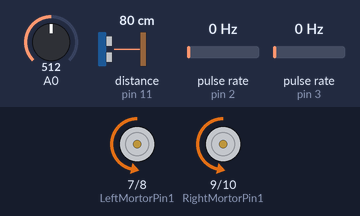
Simulated run of this sketch. Board: Arduino Uno, built with avr-gcc and run on an emulated ATmega328P. Parts: motor-driver pin pairs drawn as motors (green arrow = first pin HIGH = forward, orange = second pin HIGH = backward, longer = more drive, scaled by the enable pin). Wiring (inferred from the names in the program): ultrasonic range finder: trigger pin 4; echo pin 11; 2 × pulse sensor: data pin 2 / data pin 3. Inputs (shaded band) come from the test bench; at power-on: pulse rate (sensors on pin 2, pin 3) 0 Hz, distance to the obstacle (sensor on pin 11) 80 cm, A0 = 512. The echo pulse lasts 58.3 µs per cm.

Above: at 1.2 s.
1.3 s: pulse rate (sensor on pin 2) set to 100 Hz
At 2.8 s:
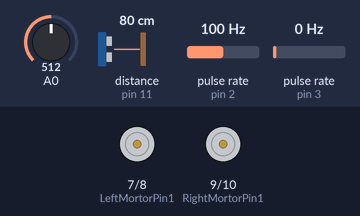
3.2 s: distance to the obstacle (sensor on pin 11) set to 2 cm
4.8 s: pulse rate (sensor on pin 2) set to 4 Hz
At 6.1 s:
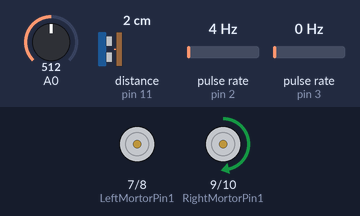
7.1 s: A0 set to 716
At 7.8 s:
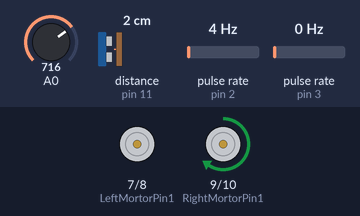
8.6 s: distance to the obstacle (sensor on pin 11) set to 76 cm
10.1 s: distance to the obstacle (sensor on pin 11) set to 82 cm
At 11.6 s:
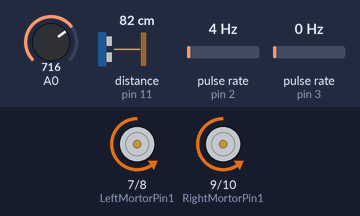
Timing chart, 0 to 12.6 s (numbered marks = the images above; inputs shaded):
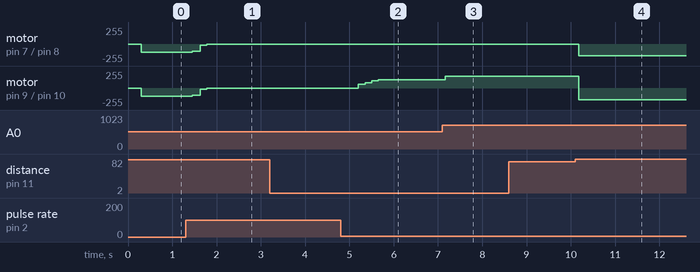

The sketch:

motor-remote-control.ino
```cpp
#include <Arduino_FreeRTOS.h>
#include <PID_v1.h>

#include "semphr.h"

#define LeftMortorPin1 7
#define LeftMortorPin2 8
#define LeftMortorPwmPin 5
#define RightMortorPin1 9
#define RightMortorPin2 10
#define RightMortorPwmPin 6

#define kDistanceNear 60
#define kDistanceFar 80

// attach pins to HC-SR04
#define kRightWheelEncoderPin 2
#define kLeftWheelEncoderPin 3
#define kEchoPin 11
#define kTrigPin 4

#define USE_TIMER_1 true

#include "TimerInterrupt.h"
#define kTimer1IntervalMs 100
// 3.1415926 * 0.065 / 20 // pi * r * 2 / resolution
#define kMeterPerResolution 0.01

enum RemoteControl { kRemoteControlManual = 0, kRemoteControlAuto = 1 };
enum MotorDirection {
  kMotorDirectionBackward = -1,
  kMotorDirectionStop = 0,
  kMotorDirectionForward = 1
};
enum RobotBehavior { kRobotBehaviorGo, kRobotBehaviorDodge };

SemaphoreHandle_t policy_signal;
SemaphoreHandle_t wheel_speed_signal;
SemaphoreHandle_t remote_control_signal;
SemaphoreHandle_t pwm_setup_signal;

volatile enum RobotBehavior behavior_policy = kRobotBehaviorGo;
enum RemoteControl remote_control = kRemoteControlAuto;

enum MotorDirection motor_manual_direction = kMotorDirectionStop;
int motor_pwm = 0;      // Value is set based on potentiometer
int left_motor_pwm = 0; // Values are set based on remote control commands
int right_motor_pwm = 0;
double target_speed = 0.5; //[m/s]

volatile double wheel_speed = 0.0;
volatile double left_wheel_speed = 0.0;
volatile double right_wheel_speed = 0.0;
volatile unsigned long echo_initial_time = 0;
volatile double object_distance = 0.0;
volatile unsigned long right_wheel_encoder_cnt = 0;
volatile unsigned long left_wheel_encoder_cnt = 0;
BaseType_t xHigherPriorityTaskWoken = pdFALSE;

void MotorControl(void *pvParameters);
void CollisionAvoidance(void *pvParameters);
void TaskSerial(void *pvParameters);
void TaskSetPWM(void *pvParameters);

void LeftMotorControl(enum MotorDirection motor_direction, int pwm);
void RightMotorControl(enum MotorDirection motor_direction, int pwm);

#define kMotorControlIntervalMs 150

#define dir(x)                                                                 \
  ((x) < 0 ? kMotorDirectionBackward                                           \
           : ((x) > 0 ? kMotorDirectionForward : kMotorDirectionStop))

// The setup function runs once when you press reset or power the board
void setup() {
  // pin change interrupt (example for D11: kEchoPin)
  // Interrupt Service Routine: ISR(PCINT0_vect) {} // end of PCINT0_vect
  PCMSK0 |= bit(PCINT3); // want pin 11
  PCIFR |= bit(PCIF0);   // clear any outstanding interrupts
  PCICR |= bit(PCIE0);   // enable pin change interrupts for D8 to D13

  policy_signal = xSemaphoreCreateBinary();
  wheel_speed_signal = xSemaphoreCreateBinary();
  remote_control_signal = xSemaphoreCreateBinary();
  pwm_setup_signal = xSemaphoreCreateBinary();

  Serial.begin(9600);

  ITimer1.init();
  if (ITimer1.attachInterruptInterval(kTimer1IntervalMs, HandleTimer)) {
    // Serial.print(F("Starting  ITimer OK, millis() = "));
    // Serial.println(millis());
  }

  pinMode(kEchoPin, INPUT_PULLUP);
  pinMode(kRightWheelEncoderPin, INPUT_PULLUP);
  pinMode(kLeftWheelEncoderPin, INPUT_PULLUP);
  attachInterrupt(digitalPinToInterrupt(kRightWheelEncoderPin),
                  HandleRightWheelEncoder, RISING);
  attachInterrupt(digitalPinToInterrupt(kLeftWheelEncoderPin),
                  HandleLeftWheelEncoder, RISING);

  /* // Now set up two tasks to run independently. */
  xTaskCreate(MotorControl,
              "MortorControl", // A name just for humans
              256, // This stack size can be checked & adjusted by reading the
                   // Stack Highwater
              NULL,
              2, // Priority, with 1 being the highest, and 4 being the lowest.
              NULL);

  // Now set up two tasks to run independently.
  xTaskCreate(CollisionAvoidance,
              "CollisionAvoidance", // A name just for humans
              128, // This stack size can be checked & adjusted by reading the
                   // Stack Highwater
              NULL,
              2, // Priority, with 1 being the highest, and 4 being the lowest.
              NULL);

  xTaskCreate(TaskSerial,
              "Serial", // A name just for humans
              256, // This stack size can be checked & adjusted by reading the
                   // Stack Highwater
              NULL,
              1, // Priority, with 1 being the highest, and 4 being the lowest.
              NULL);

  xTaskCreate(TaskSetPWM,
              "SetPWM", // A name just for humans
              128, // This stack size can be checked & adjusted by reading the
                   // Stack Highwater
              NULL,
              3, // Priority, with 1 being the highest, and 4 being the lowest.
              NULL);

  // Now the task scheduler, which takes over control of scheduling individual
  // tasks, is automatically started.
}

void loop() {
  // Empty. Things are done in Tasks.
}

/*--------------------------------------------------*/
/*---------------------- Tasks ---------------------*/
/*--------------------------------------------------*/

void LeftMotorControl(enum MotorDirection motor_direction, int pwm) {

  analogWrite(LeftMortorPwmPin, pwm);
  if (motor_direction == kMotorDirectionBackward) {
    digitalWrite(LeftMortorPin1, HIGH);
    digitalWrite(LeftMortorPin2, LOW);
  } else if (motor_direction == kMotorDirectionForward) {
    digitalWrite(LeftMortorPin1, LOW);
    digitalWrite(LeftMortorPin2, HIGH);
  } else {
    analogWrite(LeftMortorPwmPin, 0);
  }
}

void RightMotorControl(enum MotorDirection motor_direction, int pwm) {

  analogWrite(RightMortorPwmPin, pwm);
  if (motor_direction == kMotorDirectionBackward) {
    digitalWrite(RightMortorPin1, HIGH);
    digitalWrite(RightMortorPin2, LOW);
  } else if (motor_direction == kMotorDirectionForward) {
    digitalWrite(RightMortorPin1, LOW);
    digitalWrite(RightMortorPin2, HIGH);
  } else {
    analogWrite(RightMortorPwmPin, 0);
  }
}

void MotorControl(void *pvParameters) {

  (void)pvParameters;
  pinMode(LeftMortorPin1, OUTPUT);
  pinMode(LeftMortorPin2, OUTPUT);
  pinMode(LeftMortorPwmPin, OUTPUT);
  pinMode(RightMortorPin1, OUTPUT);
  pinMode(RightMortorPin2, OUTPUT);
  pinMode(RightMortorPwmPin, OUTPUT);

  TickType_t xLastWakeTime = xTaskGetTickCount();

  // initialize digital pin 13 as an output.
  // pinMode(LED_BUILTIN, OUTPUT);

  double local_wheel_speed = wheel_speed;
  // double local_target_speed = target_speed;
  int local_motor_pwm = motor_pwm;
  enum RobotBehavior local_behavior_policy = behavior_policy;
  enum RemoteControl local_remote_control = remote_control;
  enum MotorDirection local_motor_manual_direction = motor_manual_direction;

  // Specify the links and initial tuning parameters
  double Kp = 2.0, Ki = 1.0, Kd = 0;
  double output_pwm;
  PID speed_pid(&wheel_speed, &output_pwm, &target_speed, Kp, Ki, Kd, DIRECT);
  speed_pid.SetMode(AUTOMATIC);
  speed_pid.SetSampleTime(kMotorControlIntervalMs);
  speed_pid.SetOutputLimits(0, 1);

  for (;;) // A Task shall never return or exit.
  {
    /* Inspect our own high water mark on entering the task. */
    // Serial.print("Motor control highwater mark:");
    // Serial.println(uxTaskGetStackHighWaterMark(NULL));
    // Serial.print("object distance: ");
    // Serial.println(object_distance);
    xTaskDelayUntil(&xLastWakeTime,
                    kMotorControlIntervalMs / portTICK_PERIOD_MS);
    if (xSemaphoreTake(remote_control_signal, (TickType_t)10) == pdTRUE) {
      local_remote_control = remote_control;
      local_motor_manual_direction = motor_manual_direction;
      if (local_remote_control == kRemoteControlManual) {
        speed_pid.SetMode(MANUAL);
      } else {
        speed_pid.SetMode(AUTOMATIC);
      }
    }
    if (xSemaphoreTake(policy_signal, (TickType_t)10) == pdTRUE) {
      local_behavior_policy = behavior_policy;
    }
    if (local_remote_control == kRemoteControlManual) {
      if (local_behavior_policy == kRobotBehaviorDodge &&
          motor_manual_direction == kMotorDirectionForward) {
        LeftMotorControl(kMotorDirectionStop, 0);
        RightMotorControl(kMotorDirectionStop, 0);
        // digitalWrite(LED_BUILTIN, LOW);
        continue;
      }
      LeftMotorControl(local_motor_manual_direction, left_motor_pwm);
      RightMotorControl(local_motor_manual_direction, right_motor_pwm);
      continue;
    }
    if (xSemaphoreTake(pwm_setup_signal, (TickType_t)10) == pdTRUE) {
      local_motor_pwm = motor_pwm;
    }
    if (xSemaphoreTake(wheel_speed_signal, (TickType_t)10) == pdTRUE) {
      local_wheel_speed = wheel_speed;
    }
    if (abs(local_wheel_speed - target_speed) < 0.05) {
      local_wheel_speed = target_speed;
    }
    speed_pid.Compute();
    // Serial.print("left_speed:");
    // Serial.print(10 * left_wheel_speed);
    // Serial.print(",");
    // Serial.print("right_speed:");
    // Serial.println(10 * right_wheel_speed);
    if (local_behavior_policy == kRobotBehaviorGo) {
      LeftMotorControl(kMotorDirectionForward, output_pwm * local_motor_pwm);
      RightMotorControl(kMotorDirectionForward, output_pwm * local_motor_pwm);
    } else if (local_behavior_policy == kRobotBehaviorDodge) {
      LeftMotorControl(kMotorDirectionStop, 0);
      RightMotorControl(kMotorDirectionBackward, output_pwm * local_motor_pwm);
      // digitalWrite(LED_BUILTIN, LOW);
    }
  }
}

void SendPulse() {
  // Clears the kTrigPin condition
  digitalWrite(kTrigPin, LOW);
  delayMicroseconds(2);
  // Sets the kTrigPin HIGH (ACTIVE) for 10 microseconds
  digitalWrite(kTrigPin, HIGH);
  delayMicroseconds(10);
  digitalWrite(kTrigPin, LOW);
}

void HandleEchoRisingEdge() { echo_initial_time = micros(); }

void HandleEchoFallingEdge() {
  long duration = micros() - echo_initial_time;
  object_distance = duration * 0.0344 / 2;

  xHigherPriorityTaskWoken = pdFALSE;
  if (object_distance == 0 || object_distance > kDistanceFar) {
    behavior_policy = kRobotBehaviorGo;
    xSemaphoreGiveFromISR(policy_signal, &xHigherPriorityTaskWoken);
  } else if (object_distance < kDistanceNear) {
    behavior_policy = kRobotBehaviorDodge;
    xSemaphoreGiveFromISR(policy_signal, &xHigherPriorityTaskWoken);
  }
  if (xHigherPriorityTaskWoken == pdTRUE) {
    portYIELD_FROM_ISR();
  }
}

void HandleEcho() {
  bool rising_edge = digitalRead(kEchoPin);
  if (rising_edge) {
    HandleEchoRisingEdge();
  } else {
    HandleEchoFallingEdge();
  }
}

ISR(PCINT0_vect) { HandleEcho(); } // end of PCINT0_vect

// the PWM pins:
// - Pins 5 and 6: controlled by Timer 0
// - Pins 9 and 10: controlled by timer 1
// - Pins 11 and 3: controlled by timer 2
void HandleTimer() {
  xHigherPriorityTaskWoken = pdFALSE;
  left_wheel_speed = 0.7 * left_wheel_speed + 0.3 * kMeterPerResolution *
                                                  right_wheel_encoder_cnt *
                                                  1000 / kTimer1IntervalMs;
  right_wheel_speed = 0.7 * right_wheel_speed + 0.3 * kMeterPerResolution *
                                                    right_wheel_encoder_cnt *
                                                    1000 / kTimer1IntervalMs;
  right_wheel_encoder_cnt = 0;
  left_wheel_encoder_cnt = 0;
  // Hack
  wheel_speed = right_wheel_speed;
  xSemaphoreGiveFromISR(wheel_speed_signal, &xHigherPriorityTaskWoken);
  if (xHigherPriorityTaskWoken == pdTRUE) {
    portYIELD_FROM_ISR();
  }
}

void HandleLeftWheelEncoder() { left_wheel_encoder_cnt++; }
void HandleRightWheelEncoder() { right_wheel_encoder_cnt++; }

void CollisionAvoidance(void *pvParameters) {

  (void)pvParameters;
  pinMode(kTrigPin, OUTPUT); // Sets the kTrigPin as an OUTPUT
  pinMode(kEchoPin, INPUT);  // Sets the echoPin as an INPUT
  TickType_t xLastWakeTime = xTaskGetTickCount();
  for (;;) {
    xTaskDelayUntil(&xLastWakeTime, 100 / portTICK_PERIOD_MS);
    SendPulse();
  }
}

void TaskSerial(void * /*pvParameters*/) {

  TickType_t xLastWakeTime = xTaskGetTickCount();
  for (;;) // A Task shall never return or exit.
  {
    // TODO(XP): Make the parsing faster!!!
    // Serial.print("serial highwater mark:");
    // Serial.println(uxTaskGetStackHighWaterMark(NULL));
    xTaskDelayUntil(&xLastWakeTime, 5 / portTICK_PERIOD_MS);
    if (Serial.available() > 0) {
      String command = Serial.readStringUntil('#');
      // Serial.println(command);
      int pos_s = 0;
      int pos_e = command.indexOf(';', pos_s);
      String local_mode = command.substring(pos_s, pos_e);
      if (pos_e == -1) {
        continue;
      }
      pos_s = pos_e + 1;
      pos_e = command.indexOf(';', pos_s);
      if (pos_e == -1) {
        continue;
      }
      String s_motor_direction = command.substring(pos_s, pos_e);
      pos_s = pos_e + 1;
      pos_e = command.indexOf(';', pos_s);
      if (pos_e == -1) {
        continue;
      }
      String s_left_motor_pwm = command.substring(pos_s, pos_e);
      pos_s = pos_e + 1;
      pos_e = command.indexOf(';', pos_s);
      if (pos_e == -1) {
        continue;
      }
      String s_right_motor_pwm = command.substring(pos_s, pos_e);
      left_motor_pwm = s_left_motor_pwm.toInt();
      right_motor_pwm = s_right_motor_pwm.toInt();
      if (local_mode == "A") {
        remote_control = kRemoteControlAuto;
        xSemaphoreGive(remote_control_signal);
      } else {
        left_motor_pwm = s_left_motor_pwm.toInt();
        right_motor_pwm = s_right_motor_pwm.toInt();
        if (s_motor_direction == "F") {
          motor_manual_direction = kMotorDirectionForward;
        } else if (s_motor_direction == "B") {
          motor_manual_direction = kMotorDirectionBackward;
        } else {
          motor_manual_direction = kMotorDirectionStop;
        }
        remote_control = kRemoteControlManual;
        xSemaphoreGive(remote_control_signal);
      }
    }
  }
}

void TaskSetPWM(void * /*pvParameters*/) {

  TickType_t xLastWakeTime = xTaskGetTickCount();
  for (;;) // A Task shall never return or exit.
  {
    // Serial.print("Set pwm highwater mark:");
    // Serial.println(uxTaskGetStackHighWaterMark(NULL));
    xTaskDelayUntil(&xLastWakeTime, 100 / portTICK_PERIOD_MS);
    int sensor_value = analogRead(A0);
    motor_pwm = (int)(sensor_value / 1024.0 * 250);
    xSemaphoreGive(pwm_setup_signal);
  }
}
```

Measured:
- the behaviour switches between 79 and 80 cm on distance to the obstacle (sensor on pin 11) (found by bisection; images 3 and 4)
- after the input at 1.3 s, motor on pin 7 (LeftMortorPin1) / pin 8 (LeftMortorPin2), motor on pin 9 (RightMortorPin1) / pin 10 (RightMortorPin2): backward 125/255 → backward 110/255 after 0.15 s, → backward 17/255 0.18 s later, → stopped 0.15 s later
- after the input at 4.8 s, motor on pin 9 (RightMortorPin1) / pin 10 (RightMortorPin2): stopped → forward 55/255 after 0.40 s, → forward 82/255 0.15 s later, → forward 108/255 0.15 s later, → forward 125/255 0.15 s later
- after the input at 7.1 s, motor on pin 9 (RightMortorPin1) / pin 10 (RightMortorPin2): forward 125/255 → forward 174/255 after 0.07 s
- after the input at 8.6 s, every drawn part: stays the same
- after the input at 10.1 s, motor on pin 7 (LeftMortorPin1) / pin 8 (LeftMortorPin2): stopped → backward 174/255 after 0.08 s; motor on pin 9 (RightMortorPin1) / pin 10 (RightMortorPin2): forward 174/255 → backward 174/255 after 0.08 s
